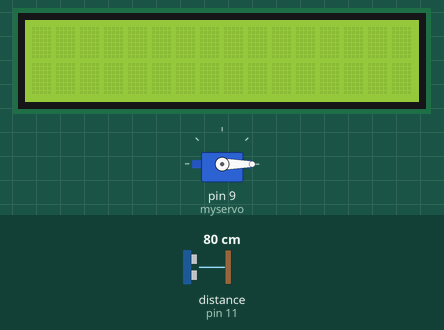
The sketch below on a simulated Arduino Uno, built with avr-gcc and run on an emulated ATmega328P. Parts: servo, 16×2 character LCD. Wiring (inferred from the names in the program): ultrasonic range finder: trigger pin 13; echo pin 11. The test bench sets the inputs (shaded band); at power-on: distance to the obstacle (sensor on pin 11) 80 cm. The echo pulse lasts 58.3 µs per cm; random numbers use the default seed unless the sketch sets one; what the sketch prints to the serial monitor is not drawn.

Above: at 1.2 s.
1.3 s: distance to the obstacle (sensor on pin 11) set to 65 cm
2.8 s: distance to the obstacle (sensor on pin 11) set to 58 cm
At 3.6 s:
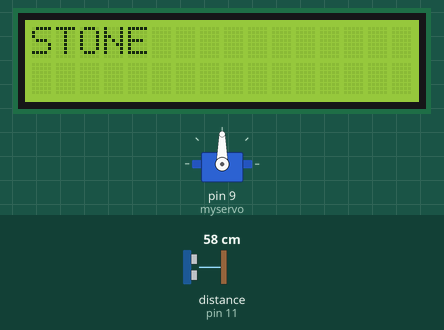
4.3 s: distance to the obstacle (sensor on pin 11) set to 120 cm
At 4.8 s:
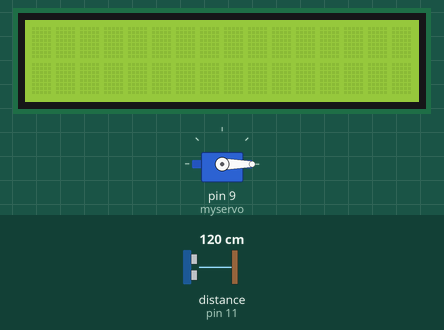
5.8 s: distance to the obstacle (sensor on pin 11) set to 2 cm
At 7.0 s:
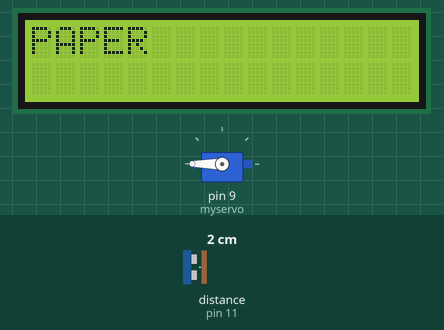
7.3 s: distance to the obstacle (sensor on pin 11) set to 250 cm
At 8.5 s:
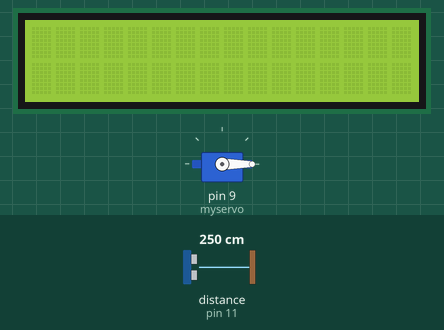
8.8 s: distance to the obstacle (sensor on pin 11) set to 4 cm
At 9.3 s:
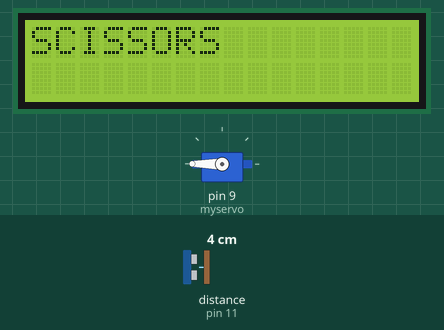
Timing chart, 0 to 11.3 s (numbered marks = the images above; inputs shaded):
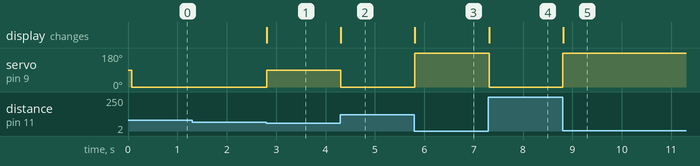

The sketch:

code.ino
```cpp
#include <Servo.h>
#include <LiquidCrystal_I2C.h>

Servo myservo;
LiquidCrystal_I2C lcd(32, 16, 2);

int trig = 13;
int echo = 11;
float d,time;
int pos = 0;
int temp,r;

void setup(){
  myservo.attach(9);
  pinMode(trig,OUTPUT);
  pinMode(echo,INPUT);
  Serial.begin(9600);
  randomSeed(0);
  lcd.init();
  lcd.backlight();
}

void loop(){
  int temp = 0;
  digitalWrite(trig,LOW);
  delayMicroseconds(2);
  digitalWrite(trig,HIGH);
  delayMicroseconds(10);
  digitalWrite(trig,LOW);
  time = pulseIn(echo,HIGH);
  d = time *0.034/2;
  if(d<60){
    if(r == 0){
    myservo.write(90);
      Serial.println(r);
        lcd.setCursor(0,0);
  lcd.print("STONE");
        temp = 0;}
    else if(r==1){
    myservo.write(180);
      Serial.println(r);
        lcd.setCursor(0,0);
  lcd.print("PAPER");
        temp = 0;}
    else if(r==2){
    myservo.write(270);
      Serial.println(r);
        lcd.setCursor(0,0);
  lcd.print("SCISSORS");
    temp = 0;}
    }
  else{
  myservo.write(0);
  Serial.println(10);
    lcd.clear();
  temp = 1;}
  if(temp == 1){
  r = random(3);}
}
```

Measured:
- the behaviour switches between 61 and 60 cm on distance to the obstacle (sensor on pin 11) (found by bisection; images 0 and 1)
- after the input at 1.3 s, every drawn part: stays the same
- after the input at 2.8 s, servo on pin 9 (myservo): 0° → 90° at once; the display: changes at once (image 1)
- after the input at 4.3 s, servo on pin 9 (myservo): 90° → 0° at once; the display: changes at once (image 2)
- after the input at 5.8 s, servo on pin 9 (myservo): 0° → 180° at once; the display: changes at once (image 3)
- after the input at 7.3 s, servo on pin 9 (myservo): 180° → 0° at once; the display: changes at once (image 4)
- after the input at 8.8 s, servo on pin 9 (myservo): 0° → 180° at once; the display: changes at once (image 5)
